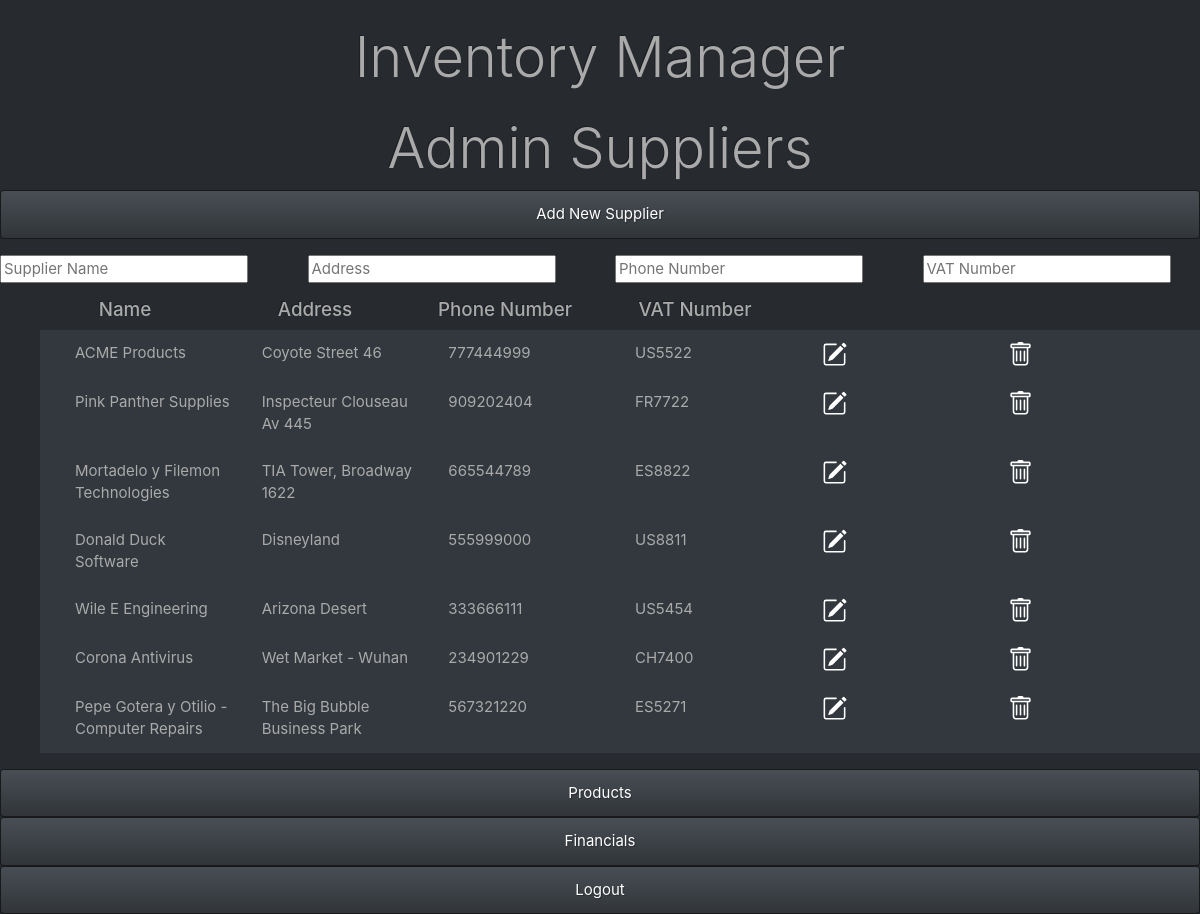
The page /admin_s on the database its author committed.
### inventory_flask/main.py (models this page shows)
class Suppliers(db.Model):
    __tablename__ = "suppliers"
    id = db.Column(db.Integer, primary_key=True)
    name = db.Column(db.String)
    address = db.Column(db.String)
    phone = db.Column(db.Integer)
    VAT = db.Column(db.Integer)

### inventory_flask/main.py (the view)
@app.route('/admin_s', methods=['GET'])
def admin_s():
    all_prods_s = Suppliers.query.all()
    return render_template("admin_s.html", supp_list_s=all_prods_s)

### inventory_flask/templates/admin_s.html (shortened to what this page needs)
<!DOCTYPE html>
<html lang="en">
<head>
    <link rel="stylesheet" href="https://stackpath.bootstrapcdn.com/bootswatch/4.5.2/slate/bootstrap.min.css" integrity="
    sha384-8iuq0iaMHpnH2vSyvZMSIqQuUnQA7QM+f6srIdlgBrTSEyd//AWNMyEaSF2yPzNQ">
</head>
<body>
<main>
    <h1 class="display-4 text-center mt-4 titulo">Inventory Manager</h1>
    <h2 class="display-4 text-center mt-4 titulo">Admin Suppliers</h2>
    <form action="/add_s" method="post">
            <input type="submit" value="Add New Supplier" class="btn btn-primary btn-large btn-block">
            <div class="row">
                    <div class="col">
                        <span>
                            <input type="text" name="name" placeholder='Supplier Name'>
                        </span>
                    </div>
                    <div class="col">
                        <span>
                            <input type="text" name="address" placeholder='Address'>
                        </span>
                    </div>
                    <div class="col">
                        <span>
                            <input type="tel" name="phone_number" placeholder='Phone Number'>
                        </span>
                    </div>
                    <div class="col">
                        <span>
                            <input type="text" name="VAT_number" placeholder='VAT Number'>
                        </span>
                    </div>
            </div>
        </form>
           <div class="container">
           <div class="row">
               <div class="col"><h5>
                   <center>
                   Name
                   </center></h5>
               </div>
               <div class="col"><h5>
                   <center>
                   Address
                   </center></h5>
               </div>
               <div class="col"><h5>
                   <center>
                   Phone Number
                   </center></h5>
               </div>
               <div class="col"><h5>
                   <center>
                   VAT Number
                   </center></h5>
               </div>
               <div class="col">
               </div>
               <div class="col">
               </div>
           </div>
           </div>
        <ul>
            {% for supp in supp_list_s %}
            <li class="list-group-item" style="border:none">
                <div class="container">
                    <div class="row">
                        <div class="col">
                            {{supp.name}}
                            </div>
                        <div class="col">
                            {{supp.address}}
                            </div>
                        <div class="col">
                            {{supp.phone}}
                            </div>
                        <div class="col">
                            {{supp.VAT}}
                        </div>
                        <div class="col">
                                 <a href="/edit_s/{{supp.id}}" style="...">
                                 </a>
                            </div>
                        <div class="col">
                                 <a href="/delete_s/{{supp.id}}" style="...">
                                 </a>
                            </div>
                    </div>
                </div>
            </li>
            {% endfor %}
        </ul>
        <form action="/admin_c">
            <input type="submit" value="Products" class="btn btn-primary btn-large btn-block">
        </form>
        <form action="/admin_f">
            <input type="submit" value="Financials" class="btn btn-primary btn-large btn-block">
        </form>
        <form action="/logout">
            <input type="submit" value="Logout" class="btn btn-primary btn-large btn-block">
        </form>
</main>
</body>
</html>

### rows shown on the page
Suppliers: name "ACME Products", address "Coyote Street 46", phone "777444999", VAT "US5522"
Suppliers: name "Pink Panther Supplies", address "Inspecteur Clouseau Av 445", phone "909202404", VAT "FR7722"
Suppliers: name "Mortadelo y Filemon Technologies", address "TIA Tower, Broadway 1622", phone "665544789", VAT "ES8822"
Suppliers: name "Donald Duck Software", address "Disneyland", phone "555999000", VAT "US8811"
Suppliers: name "Wile E Engineering", address "Arizona Desert", phone "333666111", VAT "US5454"
Suppliers: name "Corona Antivirus", address "Wet Market - Wuhan", phone "234901229", VAT "CH7400"
Suppliers: name "Pepe Gotera y Otilio - Computer Repairs", address "The Big Bubble Business Park", phone "567321220", VAT "ES5271"
